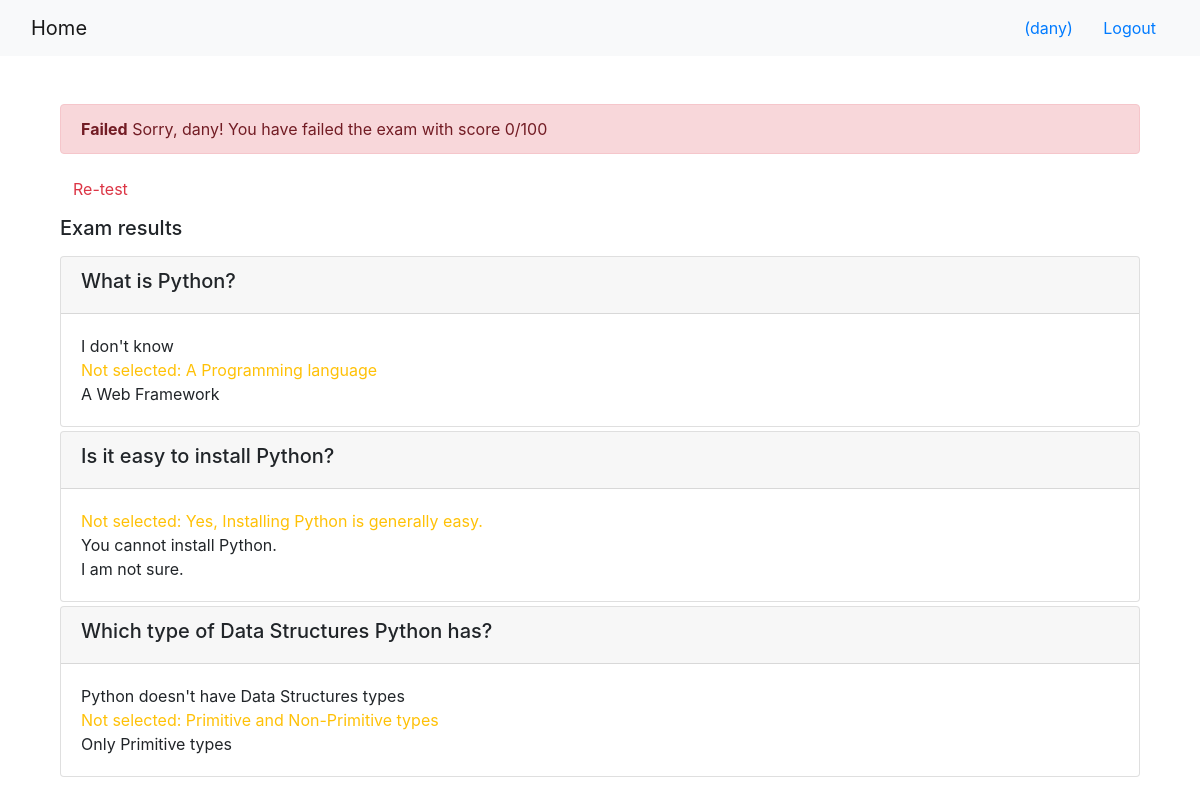
The app's page /onlinecourse/1/submit/1/result (signed in) with its own data.
### onlinecourse/models.py (models this page shows, shortened)
class Question(models.Model):
    question_text = models.CharField(max_length=200)
    grade = models.IntegerField(default=1)
    course = models.ForeignKey(Course, on_delete=models.CASCADE)
    def is_get_score(self, selected_ids):
        all_answers = self.choice_set.filter(is_correct=True).count()
        selected_correct = self.choice_set.filter(is_correct=True, id__in=selected_ids).count()
        selected_wrong = self.choice_set.filter(is_correct=False, id__in=selected_ids).count()
        if all_answers == selected_correct and selected_wrong == 0:
            return True
        else:
            return False
    def not_selected(self, selected_ids, not_selected):
        missing = self.choice_set.filter(is_correct=True).exclude(id__in=selected_ids)
        for el in missing:
            not_selected.append(el)

class Choice(models.Model):
    question = models.ForeignKey(Question, on_delete=models.CASCADE)
    choice_text = models.CharField(max_length=200)
    is_correct = models.BooleanField(default=True)

### onlinecourse/views.py (the view)
# urls.py: path('<int:course_id>/submit/<int:submission_id>/result', views.show_exam_result, name='show_exam_result'),
def show_exam_result(request, course_id, submission_id):
    course = Course.objects.get(pk=course_id)
    submission = Submission.objects.get(pk=submission_id)
    selected_ids = []
    not_selected = []
    grade = 0
    submission_choices_ids = submission.chocies.values_list('pk', flat=True)
    for question in course.question_set.all():
        total_question = course.question_set.all().count()
        question.not_selected(submission_choices_ids, not_selected)
        if question.is_get_score(submission_choices_ids):
                    grade += question.grade
    for choice in submission.chocies.all():
            selected_ids.append(choice.id)
    context ={}
    context['course'] = course
    context['selected_ids'] = selected_ids
    context['grade'] = int(100 * grade / total_question)
    return render(request, 'onlinecourse/exam_result_bootstrap.html', context)

### onlinecourse/templates/onlinecourse/exam_result_bootstrap.html (shortened to what this page needs)
<!DOCTYPE html>
<html lang="en">
<head>
    {% load static %}
    <link rel="stylesheet" href="https://maxcdn.bootstrapcdn.com/bootstrap/4.5.2/css/bootstrap.min.css">
</head>
<body>
 <nav class="navbar navbar-light bg-light">
    <div class="container-fluid">
        <div class="navbar-header">
              <a class="navbar-brand" href="{% url 'onlinecourse:index' %}">Home</a>
        </div>
        <ul class="nav navbar-nav navbar-right">
            {% if user.is_authenticated %}
            <li>
                <a class="btn btn-link" href="#">{{ user.first_name }}({{ user.username }})</a>
                <a class="btn btn-link" href="{% url 'onlinecourse:logout' %}">Logout</a>
            </li>
            {% endif %}
        </ul>
    </div>
</nav>
<div class="container mt-5 mb-5">
    <div class="container-fluid">
        {% if grade > 80 %}
            <div class="alert alert-success">
            <b>Congratulations, {{ user.username }}!</b> You have passed the exam and completed the course with score {{ grade }}/100
            </div>
        {% else %}
            <div class="alert alert-danger">
                <b>Failed</b> Sorry, {{ user.username }}! You have failed the exam with score {{ grade }}/100
            </div>
            <a class="btn btn-link text-danger" href="{% url 'onlinecourse:course_details' course.id %}">Re-test</a>
        {% endif %}
        <div>
        <h5 class="py-2">Exam results</h5>
        {% for question in course.question_set.all %}
            <div class="card mt-1">
                <div class="card-header">
                <h5>{{ question.question_text }}</h5>
                </div>
                <div class="card-body">
                    {% for choice in question.choice_set.all %}
                        {% if choice.is_correct and choice.id in selected_ids %}
                            <div class="text-success">Correct answer: {{ choice.choice_text }}</div>
                        {% else %}
                        {% if not choice.is_correct and choice.id in selected_ids %}
                            <div class="text-danger">Should not be selected: {{ choice.choice_text }}</div>
                        {% else %}
                        {% if choice.is_correct %}
                            <div class="text-warning">Not selected: {{ choice.choice_text }}</div>
                        {% else %}
                            <div>{{ choice.choice_text }}</div>
                        {% endif %}
                        {% endif %}
                        {% endif %}
                    {% endfor %}
                </div>
            </div>
        {% endfor %}
        </div>
    </div>
</div>
</body>
</html>

### records on screen
Question: question_text "What is Python?"
Choice: choice_text "I don't know"
Choice: choice_text "A Programming language"
Choice: choice_text "A Web Framework"
Question: question_text "Is it easy to install Python?"
Choice: choice_text "Yes, Installing Python is generally easy."
Choice: choice_text "You cannot install Python."
Choice: choice_text "I am not sure."
Question: question_text "Which type of Data Structures Python has?"
Choice: choice_text "Python doesn't have Data Structures types"
Choice: choice_text "Primitive and Non-Primitive types"
Choice: choice_text "Only Primitive types"

### other values on screen
{{ user.username }} "dany"
{{ grade }} "0"
